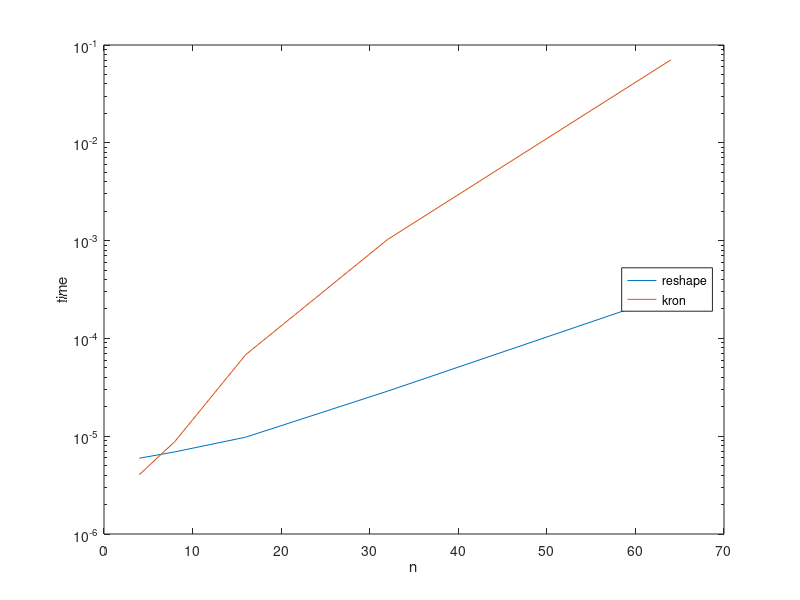

Source code (MATLAB):
tt = zeros(3,5);
tt2 = zeros(3,5);
res = zeros(1,5);
res2 = zeros(1,5);
scale = 2 .^(2:6);
for i = 1:5
    n = 2^(i+1);
    A = rand(n);
    B = rand(n);
    x = rand(n^2,1);
    for t = 1:3
        tic
        y = reshape( B * reshape(x,n,n) * A', n*n, 1 );
        tt(t, i) = toc;
        tic
        y = kron(A,B) * x;
        tt2(t, i) = toc;
    end
    res(i) = min(tt(:,i));
    res2(i) = min(tt2(:,i));
end

semilogy(scale, res);
hold on;
semilogy(scale, res2);
xlabel('n');
ylabel('time');
legend('reshape', 'kron', 'Location', 'east');